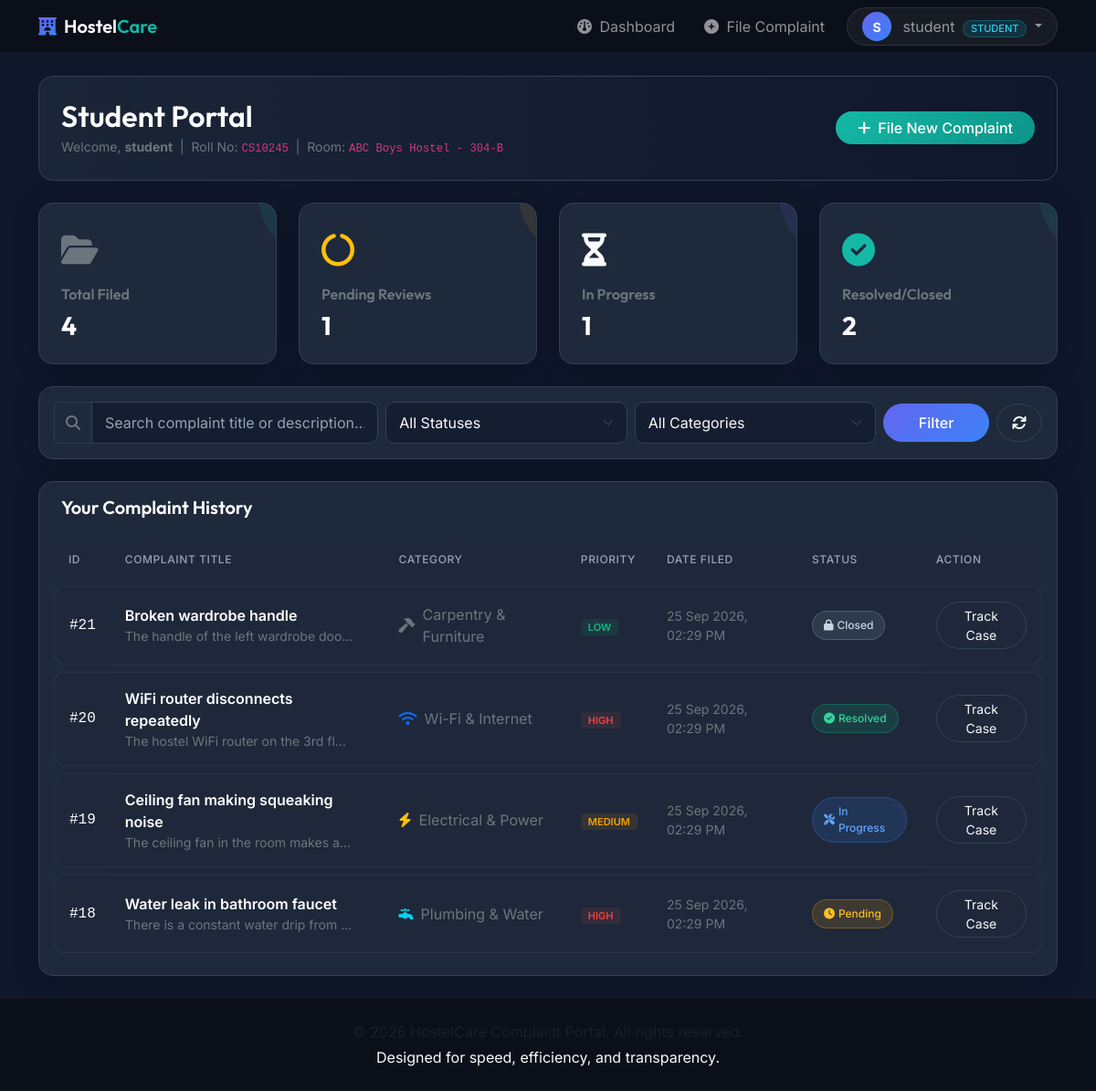
Page /dashboard/student/ (signed in) on the committed database.
### complaints/models.py (models this page shows, shortened)
class Profile(models.Model):
    user = models.OneToOneField(User, on_delete=models.CASCADE, related_name='profile')
    role = models.CharField(max_length=10, choices=ROLE_CHOICES, default='student')
    hostel = models.ForeignKey(Hostel, on_delete=models.SET_NULL, null=True, blank=True, related_name='students')
    roll_no = models.CharField(max_length=20, blank=True, verbose_name="Roll Number")
    room_no = models.CharField(max_length=10, blank=True, verbose_name="Room Number")
    hostel_block = models.CharField(max_length=30, blank=True, verbose_name="Hostel Block / Name")
    phone = models.CharField(max_length=15, blank=True, verbose_name="Phone Number")
    avatar = models.ImageField(upload_to='avatars/', blank=True, null=True)
    @property
    def is_warden(self):
        return self.role == 'warden' or self.user.is_superuser or self.user.is_staff
    @property
    def display_role(self):
        if self.is_warden:
            return "Warden"
        return "Student"
    @property
    def role_badge_class(self):
        if self.is_warden:
            return "warden"
        return "student"

class Complaint(models.Model):
    student = models.ForeignKey(User, on_delete=models.CASCADE, related_name='complaints')
    hostel = models.ForeignKey(Hostel, on_delete=models.SET_NULL, null=True, blank=True, related_name='complaints')
    title = models.CharField(max_length=100)
    category = models.CharField(max_length=20, choices=CATEGORY_CHOICES, default='others')
    priority = models.CharField(max_length=10, choices=PRIORITY_CHOICES, default='medium')
    description = models.TextField()
    room_no = models.CharField(max_length=10, verbose_name="Room Number")
    hostel_block = models.CharField(max_length=30, verbose_name="Hostel Block")
    attachment = models.ImageField(upload_to='complaints/', blank=True, null=True, verbose_name="Photo Proof")
    status = models.CharField(max_length=20, choices=STATUS_CHOICES, default='pending')
    assigned_staff = models.CharField(max_length=100, blank=True, verbose_name="Assigned Staff / Technician")
    created_at = models.DateTimeField(auto_now_add=True)
    updated_at = models.DateTimeField(auto_now=True)
    rating = models.IntegerField(blank=True, null=True, choices=[(i, str(i)) for i in range(1, 6)], verbose_name="Resolution Rating")
    feedback = models.TextField(blank=True, verbose_name="Feedback Details")
    class Meta:
        ordering = ['-created_at']

### complaints/views.py (the view)
# urls.py: path('dashboard/student/', views.student_dashboard, name='student_dashboard'),
@login_required
def student_dashboard(request):
    if is_warden(request.user):
        return redirect('warden_dashboard')
    complaints = Complaint.objects.filter(student=request.user)
    search_query = request.GET.get('search', '')
    status_filter = request.GET.get('status', '')
    category_filter = request.GET.get('category', '')
    if search_query:
        complaints = complaints.filter(
            Q(title__icontains=search_query) | Q(description__icontains=search_query)
        )
    if status_filter:
        complaints = complaints.filter(status=status_filter)
    if category_filter:
        complaints = complaints.filter(category=category_filter)
    total = complaints.count()
    pending = complaints.filter(status='pending').count()
    in_progress = complaints.filter(status='in_progress').count()
    resolved = complaints.filter(status='resolved').count()
    closed = complaints.filter(status='closed').count()
    context = {
        'complaints': complaints,
        'total_count': total,
        'pending_count': pending,
        'in_progress_count': in_progress,
        'resolved_count': resolved,
        'closed_count': closed,
        'search_query': search_query,
        'status_filter': status_filter,
        'category_filter': category_filter,
    }
    return render(request, 'complaints/student_dashboard.html', context)

### complaints/views.py (called while the page is built)
def is_warden(user):
    return user.is_authenticated and (user.is_superuser or user.is_staff or (hasattr(user, 'profile') and user.profile.is_warden))

### complaints/templates/complaints/student_dashboard.html (shortened to what this page needs)
{% extends 'complaints/base.html' %}
{% block content %}
<div class="container">
    <div class="page-header d-flex flex-column flex-md-row justify-content-between align-items-md-center gap-3">
        <div>
            <h2 class="text-white mb-1">Student Portal</h2>
            <p class="text-secondary small mb-0">
                Welcome, <strong>{{ user.username }}</strong> &nbsp;|&nbsp;
                Roll No: <code>{{ user.profile.roll_no }}</code> &nbsp;|&nbsp;
                Room: <code>{{ user.profile.hostel_block }} - {{ user.profile.room_no }}</code>
            </p>
        </div>
        <div>
            <a href="{% url 'create_complaint' %}" class="btn btn-teal-gradient rounded-pill px-4">
                <i class="fa-solid fa-plus me-2"></i>File New Complaint
            </a>
        </div>
    </div>
    <div class="row g-4 mb-4">
        <div class="col-md-3 col-6">
            <div class="glass-card kpi-card">
                <div class="kpi-icon text-secondary">
                    <i class="fa-solid fa-folder-open"></i>
                </div>
                <h6 class="text-secondary">Total Filed</h6>
                <h3 class="text-white fw-bold mt-1 mb-0">{{ total_count }}</h3>
            </div>
        </div>
        <div class="col-md-3 col-6">
            <div class="glass-card kpi-card warning">
                <div class="kpi-icon text-warning">
                    <i class="fa-solid fa-circle-notch fa-spin"></i>
                </div>
                <h6 class="text-secondary">Pending Reviews</h6>
                <h3 class="text-white fw-bold mt-1 mb-0">{{ pending_count }}</h3>
            </div>
        </div>
        <div class="col-md-3 col-6">
            <div class="glass-card kpi-card indigo">
                <div class="kpi-icon text-indigo">
                    <i class="fa-solid fa-hourglass-half"></i>
                </div>
                <h6 class="text-secondary">In Progress</h6>
                <h3 class="text-white fw-bold mt-1 mb-0">{{ in_progress_count }}</h3>
            </div>
        </div>
        <div class="col-md-3 col-6">
            <div class="glass-card kpi-card">
                <div class="kpi-icon text-teal">
                    <i class="fa-solid fa-circle-check"></i>
                </div>
                <h6 class="text-secondary">Resolved/Closed</h6>
                <h3 class="text-white fw-bold mt-1 mb-0">{{ resolved_count|add:closed_count }}</h3>
            </div>
        </div>
    </div>
    <div class="glass-card p-3 mb-4">
        <form method="GET" class="row g-2 align-items-center">
            <div class="col-md-4">
                <div class="input-group">
                    <span class="input-group-text bg-transparent border-secondary border-opacity-25 text-secondary">
                        <i class="fa-solid fa-magnifying-glass"></i>
                    </span>
                    <input type="text" name="search" class="form-control" placeholder="Search complaint title or description..." value="{{ search_query }}">
                </div>
            </div>
            <div class="col-md-3 col-6">
                <select name="status" class="form-select">
                    <option value="">All Statuses</option>
                </select>
            </div>
            <div class="col-md-3 col-6">
                <select name="category" class="form-select">
                    <option value="">All Categories</option>
                </select>
            </div>
            <div class="col-md-2 d-flex gap-2">
                <button type="submit" class="btn btn-indigo-gradient w-100 rounded-pill">Filter</button>
                <a href="{% url 'dashboard' %}" class="btn btn-outline-custom rounded-circle p-2 px-3"><i class="fa-solid fa-arrows-rotate"></i></a>
            </div>
        </form>
    </div>
    <div class="glass-card p-3 overflow-hidden">
        <h5 class="text-white mb-3 px-2">Your Complaint History</h5>
        {% if complaints %}
            <div class="table-responsive">
                <table class="custom-table">
                    <thead>
                        <tr>
                            <th>ID</th>
                            <th>Complaint Title</th>
                            <th>Category</th>
                            <th>Priority</th>
                            <th>Date Filed</th>
                            <th>Status</th>
                            <th>Action</th>
                        </tr>
                    </thead>
                    <tbody>
                        {% for complaint in complaints %}
                        <tr>
                            <td class="text-white font-monospace">#{{ complaint.id }}</td>
                            <td>
                                <div class="fw-semibold text-white">{{ complaint.title }}</div>
                                <div class="text-secondary small text-truncate" style="max-width: 250px;">{{ complaint.description }}</div>
                            </td>
                            <td>
                                <span class="text-secondary d-flex align-items-center">
                                    {% if complaint.category == 'electrical' %}
                                        <i class="fa-solid fa-bolt text-warning me-2"></i>
                                    {% elif complaint.category == 'plumbing' %}
                                        <i class="fa-solid fa-faucet text-info me-2"></i>
                                    {% elif complaint.category == 'housekeeping' %}
                                        <i class="fa-solid fa-broom text-teal me-2"></i>
                                    {% elif complaint.category == 'wifi' %}
                                        <i class="fa-solid fa-wifi text-primary me-2"></i>
                                    {% elif complaint.category == 'mess' %}
                                        <i class="fa-solid fa-utensils text-danger me-2"></i>
                                    {% elif complaint.category == 'carpentry' %}
                                        <i class="fa-solid fa-hammer text-orange me-2"></i>
                                    {% else %}
                                        <i class="fa-solid fa-circle-question text-secondary me-2"></i>
                                    {% endif %}
                                    {{ complaint.get_category_display }}
                                </span>
                            </td>
                            <td>
                                <span class="badge-priority {{ complaint.priority }}">
                                    {{ complaint.get_priority_display }}
                                </span>
                            </td>
                            <td class="text-secondary small">{{ complaint.created_at|date:"d M Y, h:i A" }}</td>
                            <td>
                                <span class="badge-status {{ complaint.status }}">
                                    {% if complaint.status == 'pending' %}
                                        <i class="fa-solid fa-clock me-1"></i>
                                    {% elif complaint.status == 'in_progress' %}
                                        <i class="fa-solid fa-screwdriver-wrench me-1"></i>
                                    {% elif complaint.status == 'resolved' %}
                                        <i class="fa-solid fa-circle-check me-1"></i>
                                    {% elif complaint.status == 'closed' %}
                                        <i class="fa-solid fa-lock me-1"></i>
                                    {% endif %}
                                    {{ complaint.get_status_display }}
                                </span>
                            </td>
                            <td>
                                <a href="{% url 'complaint_detail' complaint.pk %}" class="btn btn-outline-custom btn-sm rounded-pill px-3">
                                    Track Case
                                </a>
                            </td>
                        </tr>
                        {% endfor %}
                    </tbody>
                </table>
            </div>
        {% endif %}
    </div>
</div>
{% endblock %}

### complaints/templates/complaints/base.html (shortened to what this page needs)
{% load static %}
<!DOCTYPE html>
<html lang="en">
<head>
    <link href="https://cdn.jsdelivr.net/npm/bootstrap@5.3.2/dist/css/bootstrap.min.css" rel="stylesheet">
    <link rel="stylesheet" href="https://cdnjs.cloudflare.com/ajax/libs/font-awesome/6.4.0/css/all.min.css">
    <link rel="stylesheet" href="{% static 'complaints/styles.css' %}">
</head>
<body>
    <nav class="navbar navbar-expand-lg navbar-dark bg-dark-custom sticky-top">
        <div class="container">
            <a class="navbar-brand brand-font" href="{% url 'landing' %}">
                <i class="fa-solid fa-hotel me-2 text-gradient"></i>Hostel<span class="text-teal">Care</span>
            </a>
            <div class="collapse navbar-collapse" id="navbarNav">
                <ul class="navbar-nav ms-auto align-items-center">
                    {% if user.is_authenticated %}
                        <li class="nav-item">
                            <a class="nav-link px-3" href="{% url 'dashboard' %}">
                                <i class="fa-solid fa-gauge me-1"></i> Dashboard
                            </a>
                        </li>
                        {% if not user.profile.is_warden %}
                        <li class="nav-item">
                            <a class="nav-link px-3" href="{% url 'create_complaint' %}">
                                <i class="fa-solid fa-plus-circle me-1"></i> File Complaint
                            </a>
                        </li>
                        {% endif %}
                        <li class="nav-item dropdown ms-lg-2">
                            <a class="nav-link dropdown-toggle profile-dropdown-toggle px-3 py-1 rounded-pill" href="#" id="navbarDropdown" role="button" data-bs-toggle="dropdown" aria-expanded="false">
                                {% if user.profile.avatar %}
                                    <img src="{{ user.profile.avatar.url }}" alt="Avatar" class="avatar-sm me-2">
                                {% else %}
                                    <div class="avatar-sm-placeholder me-2">{{ user.username|slice:":1"|upper }}</div>
                                {% endif %}
                                {{ user.username }}
                                <span class="badge role-badge ms-1 {{ user.profile.role_badge_class }}">
                                    {{ user.profile.display_role }}
                                </span>
                            </a>
                        </li>
                    {% endif %}
                </ul>
            </div>
        </div>
    </nav>
    <main class="py-4">
        {% block content %}{% endblock %}
    </main>
    <footer class="footer mt-auto py-4 bg-dark-custom border-top border-secondary border-opacity-10">
        <div class="container text-center">
            <p class="mb-1 text-muted">&copy; 2026 HostelCare Complaint Portal. All rights reserved.</p>
            <p class="mb-0 text-muted-small">Designed for speed, efficiency, and transparency.</p>
        </div>
    </footer>
</body>
</html>

### rows in the picture
Complaint: id "21", title "Broken wardrobe handle", description "The handle of the left wardrobe doo…", category "Carpentry & Furniture", priority "LOW", created_at "25 Sep 2026, 02:29 PM", status "Closed"
Complaint: id "20", title "WiFi router disconnects repeatedly", description "The hostel WiFi router on the 3rd fl…", category "Wi-Fi & Internet", priority "HIGH", created_at "25 Sep 2026, 02:29 PM", status "Resolved"
Complaint: id "19", title "Ceiling fan making squeaking noise", description "The ceiling fan in the room makes a…", category "Electrical & Power", priority "MEDIUM", created_at "25 Sep 2026, 02:29 PM", status "In Progress"
Complaint: id "18", title "Water leak in bathroom faucet", description "There is a constant water drip from…", category "Plumbing & Water", priority "HIGH", created_at "25 Sep 2026, 02:29 PM", status "Pending"

### other values in the picture
{{ user.username|slice:":1"|upper }} "S"
{{ user.username }} "student"
{{ user.profile.display_role }} "STUDENT"
{{ user.profile.roll_no }} "CS10245"
{{ user.profile.hostel_block }} "ABC Boys Hostel"
{{ user.profile.room_no }} "304-B"
{{ total_count }} "4"
{{ pending_count }} "1"
{{ in_progress_count }} "1"
{{ resolved_count|add:closed_count }} "2"
